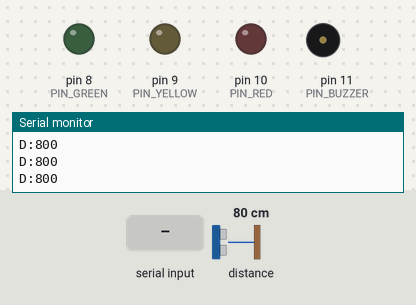
Bench run of a sketch on a simulated Arduino Uno, built with avr-gcc and run on an emulated ATmega328P. On the bench: output pins drawn as LEDs (lit = HIGH), buzzer (waves = sounding, pin HIGH), the last lines printed to the serial monitor. The inputs (shaded band) are chosen by the test bench; at power-on: distance to the obstacle 80 cm. The echo pulse lasts 58.3 µs per cm.

Above: at 1.2 s.
1.3 s: "LED_ON\n" received over Serial
At 2.5 s:
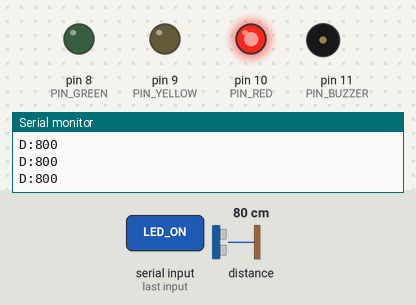
2.8 s: "BEEP\n" received over Serial
At 2.91 s:
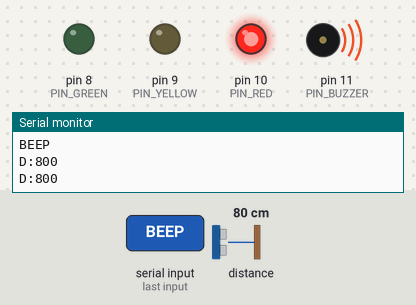
Timing chart, 0 to 5.8 s (numbered marks = the images above; inputs shaded):
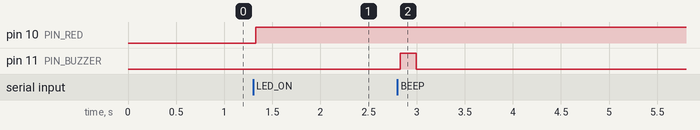

Measured:
- after the input at 1.3 s, pin 10 (PIN_RED): LOW → HIGH at once
- after the input at 2.8 s, pin 11 (PIN_BUZZER): LOW → HIGH at once, → LOW 0.17 s later

The sketch:

arduino_feedback.ino
```cpp
/*
 * arduino_feedback —— JetBot 伴護機器人的紅綠燈 / 蜂鳴器 / 雷射測距韌體
 *
 * 2026-09-18 改版。相對前一版的三個變動:
 *   1. 單顆 LED → 交通號誌模組(紅/黃/綠三色共陰)
 *   2. 新增 VL53L0X 雷射測距(I2C),以 10Hz **主動推播**距離
 *   3. 鮑率 9600 → 115200
 *
 * ⚠️ 鮑率變了,組員既有的測試腳本要跟著改一個數字。
 *    非改不可的理由:9600 下「問一句答一句」拿一次距離要約 17ms,
 *    而 15 FPS 的每幀預算只有 66ms,光要個距離就吃掉四分之一。
 *    改成 115200 + 主動推播 + Jetson 端背景執行緒讀取後,callback 完全不必等。
 *
 * LED_ON / LED_OFF 指令保留(映射到紅燈),舊的測試腳本仍然能用。
 *
 * ---------------------------------------------------------------------------
 * 接線
 * ---------------------------------------------------------------------------
 *
 * 交通號誌模組(共陰,4 pin):
 *     GND → Arduino GND
 *     R   → D10   (沿用前一版已實測的腳位,高電位亮)
 *     Y   → D9
 *     G   → D8
 *
 *   ⚠️ 先確認模組上有沒有限流電阻。看不出來就每一路串 220Ω ——
 *      直接接會超過 Arduino 單腳 20mA 上限,久了會燒腳位。
 *      串了只是稍微暗一點,沒有壞處。
 *
 * 有源蜂鳴器:
 *     +   → D11
 *     -   → GND
 *
 * VL53L0X 雷射測距(GY-530):
 *     VIN → 5V     (板上有穩壓,3~5V 都可以)
 *     GND → GND
 *     SCL → A5     ← Uno 的 I2C 腳位固定,不能改
 *     SDA → A4
 *
 *   取代原本的 HC-SR04。換掉之後「ECHO 輸出 5V 會燒 Jetson」那個地雷消失,
 *   因為測距現在完全在 Arduino 這邊,而且走 I2C 不是自己掐秒錶。
 *
 * ---------------------------------------------------------------------------
 * 通訊協定(115200 8N1)
 * ---------------------------------------------------------------------------
 *
 * Jetson → Arduino:
 *     LIGHT:RYG    三顆一次設定,R/Y/G 各為 0 或 1。例:LIGHT:100 = 只亮紅燈
 *     LED_ON       等同 LIGHT:100(向後相容)
 *     LED_OFF      等同 LIGHT:000(向後相容)
 *     BEEP         蜂鳴器短鳴 150ms
 *     BEEP:<ms>    指定長度,上限 3000
 *     PING         連線檢查
 *     DIST         單次查詢距離(除錯用;正常運作靠下面的主動推播)
 *
 * Arduino → Jetson:
 *     READY vl53l0x=ok|absent    開機訊息
 *     D:<mm>                     距離,約每 100ms 一筆。-1 = 超出量程或讀取失敗
 *     LIGHT <ryg> / LED ON / LED OFF / BEEP / PONG / ERR <原因>
 *
 * ---------------------------------------------------------------------------
 * 為什麼全部用 millis() 不用 delay()
 * ---------------------------------------------------------------------------
 *
 * delay() 期間收不到序列埠指令,紅綠燈會卡住不閃。
 * 同理,測距用**連續模式**而不是每次呼叫 rangingTest():
 * 後者會阻塞約 30ms,那段時間 Arduino 的 64 bytes 接收緩衝區可能被塞爆。
 *
 * 對應 feedback.py 的 ArduinoBackend 與 rangefinder.py。
 */

#include <Wire.h>
#include <Adafruit_VL53L0X.h>

// --- 腳位 ------------------------------------------------------------------

const int PIN_RED    = 10;   // 已實測:高電位亮
const int PIN_YELLOW = 9;
const int PIN_GREEN  = 8;
const int PIN_BUZZER = 11;

// 有源蜂鳴器:給高電位就會叫,不需要 PWM。
// 若買到的是無源型,把 buzzerOn() / buzzerOff() 換成 tone() / noTone()。
const bool ACTIVE_BUZZER = true;

// --- 參數 ------------------------------------------------------------------

const unsigned long DEFAULT_BEEP_MS = 150;
const unsigned long MAX_BEEP_MS = 3000;      // 上限,避免打錯字變成長鳴不停

const unsigned long RANGE_PERIOD_MS = 100;   // 連續測距週期 = 10Hz
const unsigned long RANGE_POLL_MS = 20;      // 多久去問一次「量好了沒」
const uint16_t MAX_RANGE_MM = 2000;          // 超過此距離的讀數不可靠,一律回 -1

// --- 狀態 ------------------------------------------------------------------

Adafruit_VL53L0X lox;
bool rangeReady = false;              // false = 感測器沒接或初始化失敗
unsigned long lastRangePoll = 0;

String inputString = "";
unsigned long beepUntil = 0;          // 0 代表沒在響


// --- 輸出 ------------------------------------------------------------------

void setLights(bool red, bool yellow, bool green) {
  digitalWrite(PIN_RED,    red    ? HIGH : LOW);
  digitalWrite(PIN_YELLOW, yellow ? HIGH : LOW);
  digitalWrite(PIN_GREEN,  green  ? HIGH : LOW);
}

void buzzerOn() {
  if (ACTIVE_BUZZER) {
    digitalWrite(PIN_BUZZER, HIGH);
  } else {
    tone(PIN_BUZZER, 2000);
  }
}

void buzzerOff() {
  if (ACTIVE_BUZZER) {
    digitalWrite(PIN_BUZZER, LOW);
  } else {
    noTone(PIN_BUZZER);
  }
}

void startBeep(unsigned long ms) {
  if (ms == 0 || ms > MAX_BEEP_MS) {
    Serial.println("ERR beep length");
    return;
  }
  buzzerOn();
  beepUntil = millis() + ms;
  Serial.println("BEEP");
}


// --- 指令 ------------------------------------------------------------------

void handleLight(const String& arg) {
  // 期待剛好三個字元,每個是 '0' 或 '1'
  if (arg.length() != 3) {
    Serial.println("ERR light format");
    return;
  }
  for (int i = 0; i < 3; i++) {
    if (arg[i] != '0' && arg[i] != '1') {
      Serial.println("ERR light format");
      return;
    }
  }
  setLights(arg[0] == '1', arg[1] == '1', arg[2] == '1');
  Serial.print("LIGHT ");
  Serial.println(arg);
}

void reportRangeOnce() {
  if (!rangeReady) {
    Serial.println("D:-1");
    return;
  }
  uint16_t mm = lox.readRange();
  if (lox.readRangeStatus() == 4 || mm == 0 || mm > MAX_RANGE_MM) {
    Serial.println("D:-1");
  } else {
    Serial.print("D:");
    Serial.println(mm);
  }
}

void handleCommand(String cmd) {
  cmd.trim();
  if (cmd.length() == 0) {
    return;
  }

  if (cmd.startsWith("LIGHT:")) {
    handleLight(cmd.substring(6));

  } else if (cmd == "LED_ON") {          // 向後相容:映射到紅燈
    setLights(true, false, false);
    Serial.println("LED ON");

  } else if (cmd == "LED_OFF") {         // 向後相容:全滅
    setLights(false, false, false);
    Serial.println("LED OFF");

  } else if (cmd == "BEEP") {
    startBeep(DEFAULT_BEEP_MS);

  } else if (cmd.startsWith("BEEP:")) {
    startBeep((unsigned long) cmd.substring(5).toInt());

  } else if (cmd == "PING") {
    Serial.print("PONG vl53l0x=");
    Serial.println(rangeReady ? "ok" : "absent");

  } else if (cmd == "DIST") {
    reportRangeOnce();

  } else {
    Serial.print("ERR unknown ");
    Serial.println(cmd);
  }
}


// --- 主迴圈的三個工作 -------------------------------------------------------

void serviceSerial() {
  while (Serial.available() > 0) {
    char c = (char) Serial.read();
    if (c == '\n') {
      handleCommand(inputString);
      inputString = "";
    } else if (c != '\r') {
      // 防呆:亂碼或沒有換行的情況下不要讓字串無限長大
      if (inputString.length() < 40) {
        inputString += c;
      }
    }
  }
}

void serviceBeep() {
  // 用差值比大小而不是 millis() >= beepUntil:millis() 約 50 天會溢位歸零,
  // 直接比大小會在溢位那一刻讓蜂鳴器停不下來。
  if (beepUntil != 0 && (long)(millis() - beepUntil) >= 0) {
    buzzerOff();
    beepUntil = 0;
  }
}

void serviceRange() {
  if (!rangeReady) {
    return;
  }
  // isRangeComplete() 每次呼叫都要走一趟 I2C。主迴圈一秒跑幾萬圈,
  // 不節流會把 I2C 匯流排佔滿,也會拖慢序列埠處理。
  unsigned long now = millis();
  if (now - lastRangePoll < RANGE_POLL_MS) {
    return;
  }
  lastRangePoll = now;

  if (lox.isRangeComplete()) {
    reportRangeOnce();
  }
}


// --- setup / loop ----------------------------------------------------------

void setup() {
  Serial.begin(115200);
  inputString.reserve(48);

  pinMode(PIN_RED, OUTPUT);
  pinMode(PIN_YELLOW, OUTPUT);
  pinMode(PIN_GREEN, OUTPUT);
  pinMode(PIN_BUZZER, OUTPUT);
  setLights(false, false, false);
  buzzerOff();

  // 感測器還沒接線也要能正常開機,只是不推播距離。
  // 這樣可以先燒錄韌體、先把紅綠燈測完,之後再接 VL53L0X。
  if (lox.begin()) {
    lox.startRangeContinuous(RANGE_PERIOD_MS);
    rangeReady = true;
  }

  Serial.print("READY vl53l0x=");
  Serial.println(rangeReady ? "ok" : "absent");
}

void loop() {
  serviceSerial();
  serviceBeep();
  serviceRange();
}

/*
 * ---------------------------------------------------------------------------
 * 如果編譯不過 / 行為怪怪的
 * ---------------------------------------------------------------------------
 *
 * 1. 找不到 Adafruit_VL53L0X.h
 *    Arduino IDE → 工具 → 管理程式庫 → 搜尋 "Adafruit VL53L0X" → 安裝
 *    (它會一併要求安裝 Adafruit BusIO,按同意)
 *
 * 2. startRangeContinuous / isRangeComplete / readRange 未定義
 *    程式庫版本太舊。升級到 1.2.0 以上。
 *    真的升不了的話,把 serviceRange() 換成下面這段阻塞版本 ——
 *    可以動,但每次量測會卡住迴圈約 30ms:
 *
 *      void serviceRange() {
 *        if (!rangeReady) return;
 *        unsigned long now = millis();
 *        if (now - lastRangePoll < RANGE_PERIOD_MS) return;
 *        lastRangePoll = now;
 *        VL53L0X_RangingMeasurementData_t measure;
 *        lox.rangingTest(&measure, false);
 *        if (measure.RangeStatus != 4 && measure.RangeMilliMeter <= MAX_RANGE_MM) {
 *          Serial.print("D:"); Serial.println(measure.RangeMilliMeter);
 *        } else {
 *          Serial.println("D:-1");
 *        }
 *      }
 *
 *    並把 setup() 裡的 startRangeContinuous() 那一行刪掉。
 *
 * 3. 燒錄後序列埠監控視窗全是亂碼
 *    鮑率沒改。右下角選 115200。
 *
 * 4. 開機顯示 vl53l0x=absent
 *    感測器沒接、接錯腳位、或 VIN 沒供電。
 *    這不會讓其他功能失效 —— 紅綠燈和蜂鳴器照常運作,只是不推播距離。
 */
```
